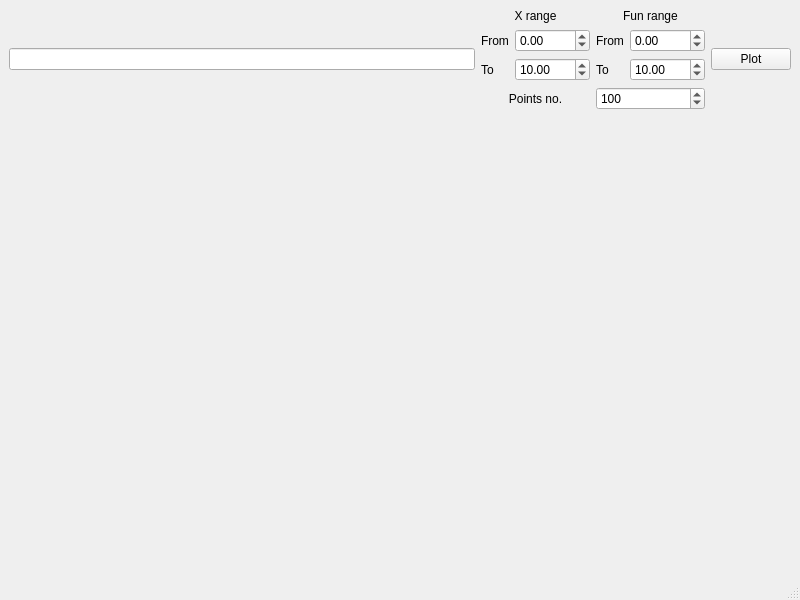
<?xml version="1.0" encoding="UTF-8"?>
<ui version="4.0">
	<class>MainWindow</class>
	<widget class="QMainWindow" name="MainWindow">
		<property name="geometry">
			<rect>
				<x>0</x>
				<y>0</y>
				<width>800</width>
				<height>600</height>
			</rect>
		</property>
		<property name="windowTitle">
			<string>Function-Plotter</string>
		</property>
		<widget class="QWidget" name="centralwidget">
			<layout class="QGridLayout" name="gridLayout">
				<item row="0" column="0">
					<widget class="QLineEdit" name="fun_input_widget" />
				</item>
				<item row="0" column="1">
					<layout class="QGridLayout" name="gridLayout_2">
						
                        <item row="0" column="0" colspan="2">
							<widget class="QLabel" name="x_range">
								<property name="text">
									<string>X range</string>
								</property>
                                <property name="alignment">
                                    <set>Qt::AlignCenter</set>
                                </property>
							</widget>
						</item>

                        <item row="0" column="2" colspan="2">
							<widget class="QLabel" name="fun_range">
								<property name="text">
									<string>Fun range</string>
								</property>
                                <property name="alignment">
                                    <set>Qt::AlignCenter</set>
                                </property>
							</widget>
						</item>

                        <item row="1" column="0">
							<widget class="QLabel" name="from_x_label">
								<property name="text">
									<string>From</string>
								</property>
							</widget>
						</item>
						<item row="1" column="2">
							<widget class="QLabel" name="from_fun_label">
								<property name="text">
									<string>From</string>
								</property>
							</widget>
						</item>
						<item row="2" column="0">
							<widget class="QLabel" name="to_x_label">
								<property name="text">
									<string>To</string>
								</property>
							</widget>
						</item>
						<item row="2" column="2">
							<widget class="QLabel" name="to_fun_label">
								<property name="text">
									<string>To</string>
								</property>
							</widget>
						</item>
						<item row="1" column="1">
							<widget class="QDoubleSpinBox" name="from_x_spin">
								<property name="minimum">
									<double>-9999.99</double>
								</property>
								<property name="maximum">
									<double>9999.99</double>
								</property>
							</widget>
						</item>
						<item row="2" column="1">
							<widget class="QDoubleSpinBox" name="to_x_spin">
								<property name="minimum">
									<double>-9999.99</double>
								</property>
								<property name="maximum">
									<double>9999.99</double>
								</property>
								<property name="value">
									<double>10.0</double>
								</property>
							</widget>
						</item>
                        <item row="1" column="3">
							<widget class="QDoubleSpinBox" name="from_fun_spin">
								<property name="minimum">
									<double>-9999.99</double>
								</property>
								<property name="maximum">
									<double>9999.99</double>
								</property>
							</widget>
						</item>
						<item row="2" column="3">
							<widget class="QDoubleSpinBox" name="to_fun_spin">
								<property name="minimum">
									<double>-9999.99</double>
								</property>
								<property name="maximum">
									<double>9999.99</double>
								</property>
								<property name="value">
									<double>10.0</double>
								</property>
							</widget>
						</item>
						<item row="3" column="0" colspan="2">
							<widget class="QLabel" name="label">
								<property name="text">
									<string>Points no.</string>
								</property>
                                <property name="alignment">
                                    <set>Qt::AlignCenter</set>
                                </property>
							</widget>
						</item>
						<item row="3" column="2" colspan="2">
							<widget class="QSpinBox" name="points_no">
								<property name="maximum">
									<number>99999</number>
								</property>
								<property name="value">
									<number>100</number>
								</property>
							</widget>
						</item>
					</layout>
				</item>
				<item row="0" column="2">
					<widget class="QPushButton" name="plotButton">
						<property name="text">
							<string>Plot</string>
						</property>
						<property name="shortcut">
							<string>Return</string>
						</property>
					</widget>
				</item>
				<item row="1" column="0" colspan="3">
					<widget class="QCustomPlot" name="plotWidget" native="true" />
				</item>
			</layout>
		</widget>
		<widget class="QMenuBar" name="menubar" />
		<widget class="QStatusBar" name="statusbar" />
	</widget>
	<customwidgets>
		<customwidget>
			<class>QCustomPlot</class>
			<extends>QWidget</extends>
			<header>qcustomplot.h</header>
			<container>1</container>
		</customwidget>
	</customwidgets>
	<resources />
	<connections />
</ui>
